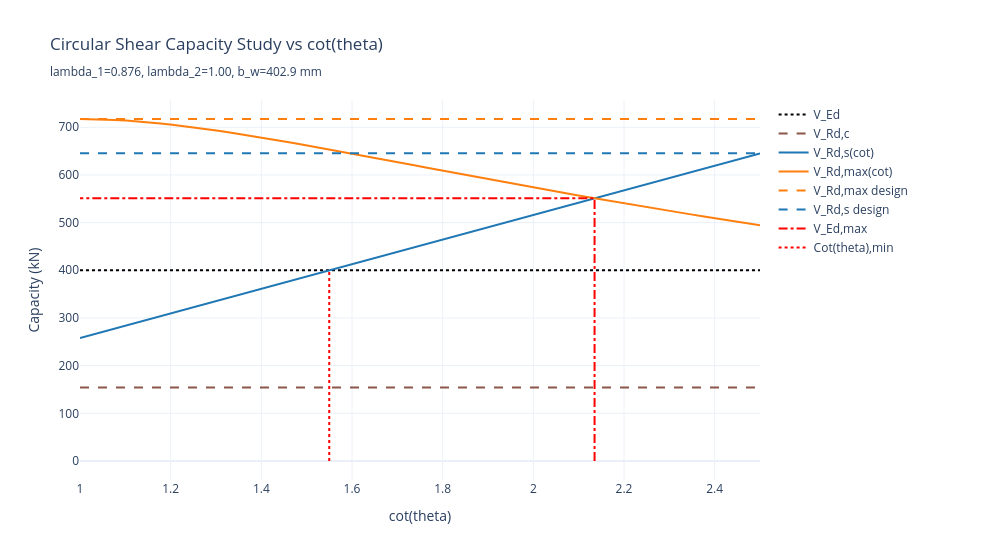

Notebook cell for this chart:
### Markdown cell above
## 4. Cot(ÃŽÂ¸) Capacity Study

Shows `V_Rd,s` (with ÃŽÂ»Ã¢â€šÂÃ‚Â·ÃŽÂ»Ã¢â€šâ€š efficiency factors) and `V_Rd,max` (with circular b_w)
versus cot(ÃŽÂ¸). The subtitle reports the computed ÃŽÂ»Ã¢â€šÂ, ÃŽÂ»Ã¢â€šâ€š, and b_w values.

### Code cell
fig_cot = viewer.plot_cot_theta_study(
    load_case=load_case,
    n_points=60,
    show=False,
)
fig_cot
